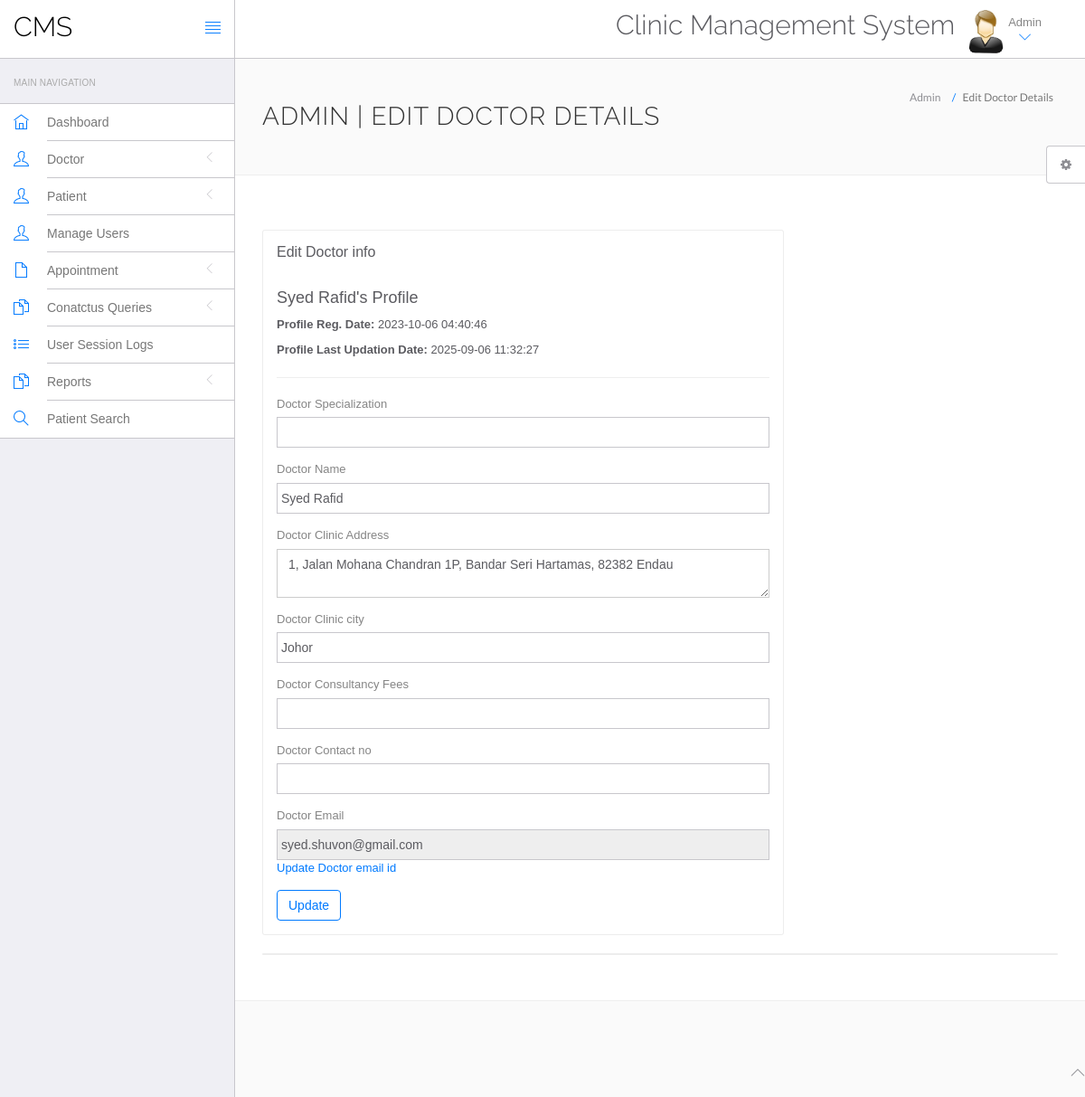
Page /cms/admin/edit-doctor.php?id=32 (signed in) on the committed database.
### tables this page shows
CREATE TABLE `users` (
  `id` int(11) NOT NULL,
  `fullName` varchar(255) DEFAULT NULL,
  `address` longtext DEFAULT NULL,
  `city` varchar(255) DEFAULT NULL,
  `gender` varchar(255) DEFAULT NULL,
  `email` varchar(255) DEFAULT NULL,
  `password` varchar(255) DEFAULT NULL,
  `regDate` timestamp NULL DEFAULT current_timestamp(),
  `updationDate` timestamp NULL DEFAULT NULL ON UPDATE current_timestamp(),
  `userType` varchar(50) NOT NULL
);

### src/cms/admin/edit-doctor.php (the view, shortened to what this page needs)
<?php
include('include/config.php');
if (strlen($_SESSION['id']) == 0) {
	header('location:logout.php');
} else {
	if (isset($_GET['id'])) {
		$did = intval($_GET['id']);
	}
?>
	<!DOCTYPE html>
	<html lang="en">
	<head>
		<link rel="stylesheet" href="vendor/bootstrap/css/bootstrap.min.css">
		<link rel="stylesheet" href="vendor/fontawesome/css/font-awesome.min.css">
		<link rel="stylesheet" href="vendor/themify-icons/themify-icons.min.css">
		<link href="vendor/animate.css/animate.min.css" rel="stylesheet" media="screen">
		<link href="vendor/perfect-scrollbar/perfect-scrollbar.min.css" rel="stylesheet" media="screen">
		<link href="vendor/switchery/switchery.min.css" rel="stylesheet" media="screen">
		<link href="vendor/bootstrap-touchspin/jquery.bootstrap-touchspin.min.css" rel="stylesheet" media="screen">
		<link href="vendor/select2/select2.min.css" rel="stylesheet" media="screen">
		<link href="vendor/bootstrap-datepicker/bootstrap-datepicker3.standalone.min.css" rel="stylesheet" media="screen">
		<link href="vendor/bootstrap-timepicker/bootstrap-timepicker.min.css" rel="stylesheet" media="screen">
		<link rel="stylesheet" href="assets/css/styles.css">
		<link rel="stylesheet" href="assets/css/plugins.css">
		<link rel="stylesheet" href="assets/css/themes/theme-1.css" id="skin_color" />
	</head>
	<body>
		<div id="app">
			<?php include('include/sidebar.php'); ?>
			<div class="app-content">
				<?php include('include/header.php'); ?>
				<div class="main-content">
					<div class="wrap-content container" id="container">
						<section id="page-title">
							<div class="row">
								<div class="col-sm-8">
									<h1 class="mainTitle">Admin | Edit Doctor Details</h1>
								</div>
								<ol class="breadcrumb">
									<li>
										<span>Admin</span>
									</li>
									<li class="active">
										<span>Edit Doctor Details</span>
									</li>
								</ol>
							</div>
						</section>
						<div class="container-fluid container-fullw bg-white">
							<div class="row">
								<div class="col-md-12">
									<div class="row margin-top-30">
										<div class="col-lg-8 col-md-12">
											<div class="panel panel-white">
												<div class="panel-heading">
													<h5 class="panel-title">Edit Doctor info</h5>
												</div>
												<div class="panel-body">
													<?php
													$sql = mysqli_query($con, "SELECT * FROM users
                           LEFT JOIN doctors ON users.id = doctors.id
                           WHERE users.id = '$did'");
													while ($data = mysqli_fetch_array($sql)) {
													?>
														<h4><?php echo htmlentities($data['fullName']); ?>'s Profile</h4>
														<p><b>Profile Reg. Date: </b><?php echo htmlentities($data['regDate']); ?></p>
														<?php if ($data['updationDate']) { ?>
															<p><b>Profile Last Updation Date: </b><?php echo htmlentities($data['updationDate']); ?></p>
														<?php } ?>
														<hr />
														<form role="form" name="adddoc" method="post" onSubmit="return valid();">
															<div class="form-group">
																<label for="DoctorSpecialization">
																	Doctor Specialization
																</label>
																<select name="Doctorspecialization" class="form-control" required="required">
																	<option value="<?php echo htmlentities($data['specilization']); ?>">
																		<?php echo htmlentities($data['specilization']); ?></option>
																	<?php $ret = mysqli_query($con, "select * from doctorspecilization");
																	while ($row = mysqli_fetch_array($ret)) {
																	?>
																		<option value="<?php echo htmlentities($row['specilization']); ?>">
																		</option>
																	<?php } ?>
																</select>
															</div>
															<div class="form-group">
																<label for="doctorname">
																	Doctor Name
																</label>
																<input type="text" name="docname" class="form-control" value="<?php echo htmlentities($data['fullName']); ?>">
															</div>
															<div class="form-group">
																<label for="address">
																	Doctor Clinic Address
																</label>
																<textarea name="clinicaddress" class="form-control"><?php echo htmlentities($data['address']); ?></textarea>
															</div>
															<div class="form-group">
																<label for="fess">
																	Doctor Clinic city
																</label>
																<input type="text" name="doccity" class="form-control" required="required" value="<?php echo htmlentities($data['city']); ?>">
															</div>
															<div class="form-group">
																<label for="fess">
																	Doctor Consultancy Fees
																</label>
																<input type="text" name="docfees" class="form-control" required="required" value="<?php echo htmlentities($data['docFees']); ?>">
															</div>
															<div class="form-group">
																<label for="fess">
																	Doctor Contact no
																</label>
																<input type="text" name="doccontact" class="form-control" required="required" value="<?php echo htmlentities($data['contactno']); ?>">
															</div>
															<div class="form-group">
                                                            <label for="fess">
                                                                Doctor Email
                                                            </label>
                                                            <input type="email" name="uemail" class="form-control"
                                                                readonly="readonly"
                                                                value="<?php echo htmlentities($data['email']);?>">
                                                            <a href="change-emaild.php">Update Doctor email id</a>
                                                        </div>
														<?php } ?>
														<button type="submit" name="submit" class="btn btn-o btn-primary">
															Update
														</button>
														</form>
												</div>
											</div>
										</div>
									</div>
								</div>
								<div class="col-lg-12 col-md-12">
									<div class="panel panel-white">
									</div>
								</div>
							</div>
						</div>
					</div>
				</div>
			</div>
		</div>
		<?php include('include/footer.php'); ?>
		<?php include('include/setting.php'); ?>
	</body>
	</html>
<?php } ?>

### src/cms/admin/assets/css/themes/theme-1.css (style rules this page uses)
body { background: #FAFAFA; }

### rows in the picture
users: fullName "Syed Rafid", regDate "2023-10-06 04:40:46", updationDate "2025-09-06 11:32:27", docname "Syed Rafid", clinicaddress "1, Jalan Mohana Chandran 1P, Bandar Seri Hartamas, 82382 Endau", doccity "Johor", uemail "syed.shuvon@gmail.com"
